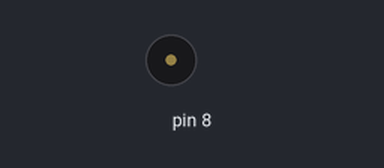
This sketch was run on a simulated Arduino Uno, built with avr-gcc and run on an emulated ATmega328P. On the bench: buzzer (waves = sounding).

Above: at 0.1 s.
Timing chart, 0 to 1.6 s (numbered marks = the images above):
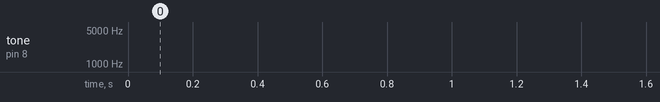

The sketch:

sound_sensor-_alarm_.ino
```cpp
float sinVal;
int toneVal;
void setup() {
  pinMode(8, OUTPUT);
}
void loop() {

  for (int x=0; x<180; x++) {
  sinVal = (sin(x*(3.1412/180)));
  toneVal = 2000+(int(sinVal*1000));
  tone(8, toneVal);
  delay(2);

  }
}
```
